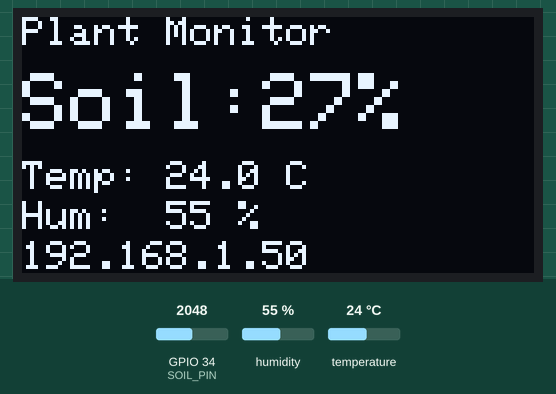
Bench run of a sketch on a simulated ESP32-C6. Parts: 128×64 one-colour display. The test bench sets the inputs (shaded band); at power-on: humidity 55 %, GPIO 34 (SOIL_PIN) = 2048, temperature 24 °C (analog values on the 0–4095 scale). WiFi joins after 1.5 s; servers stay silent unless stated; what the sketch prints to the serial monitor is not drawn.

Above: at 3.3 s.
3.4 s: humidity set to 22 %
At 5.4 s:
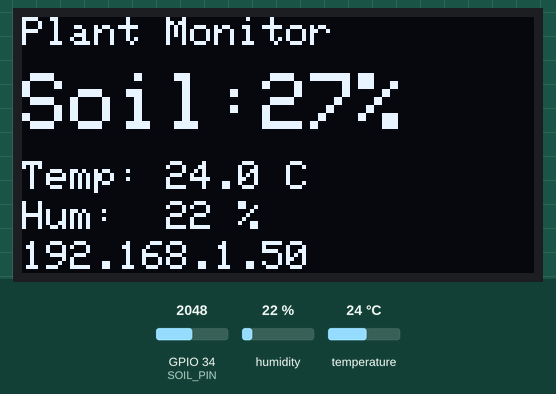
5.7 s: GPIO 34 (SOIL_PIN) set to 1960
At 7.4 s:
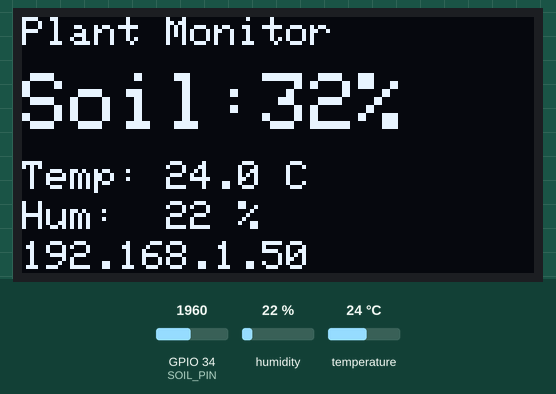
7.7 s: temperature set to 12 °C
At 8.7 s:
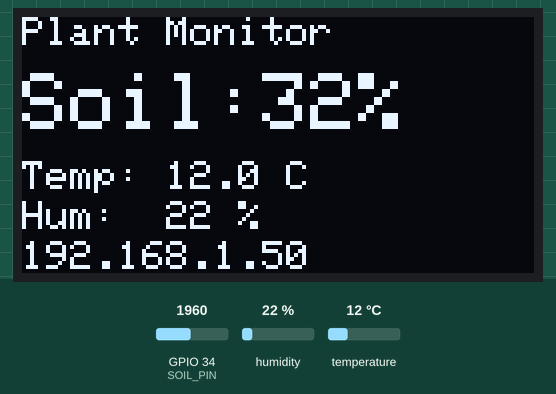
9.7 s: GPIO 34 (SOIL_PIN) set to 2040
At 10.6 s:
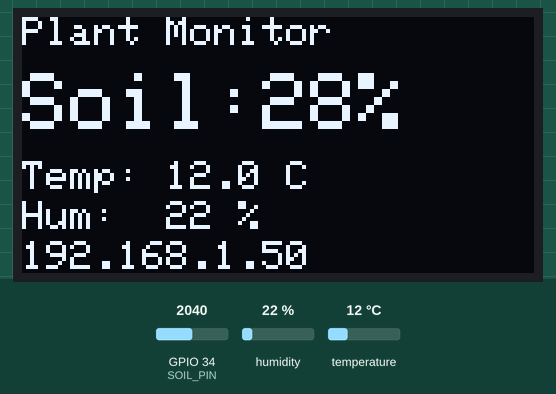
11.7 s: humidity set to 40 %
At 13.0 s:
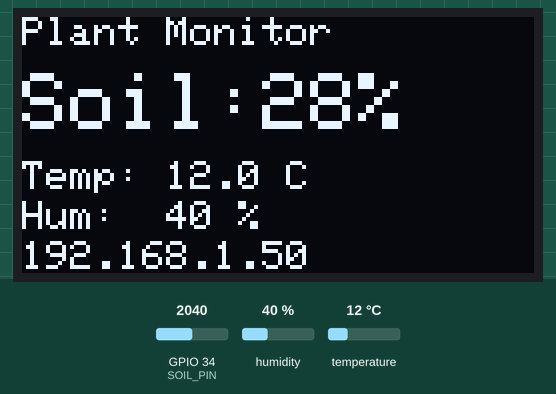
13.7 s: GPIO 34 (SOIL_PIN) set to 2047
At 14.9 s:
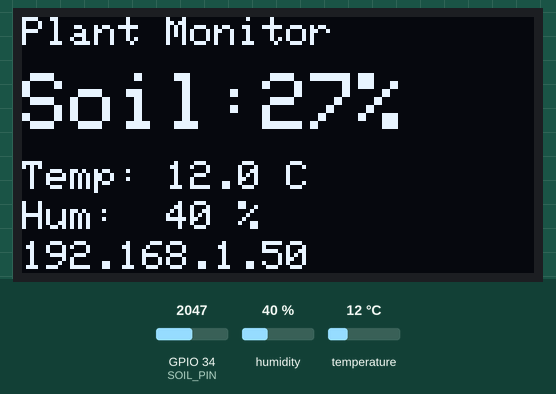
Timing chart, 0 to 16.7 s (numbered marks = the images above; inputs shaded):
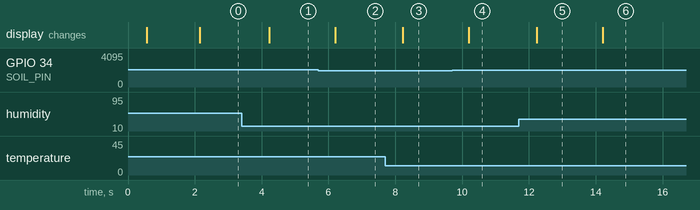

The sketch:

plant_monitor.ino
```cpp
/*
  Smart Plant Monitor - ESP32-C5
  Reads: capacitive soil moisture + DHT11 (temp/humidity)
  Shows: 0.96" SSD1306 OLED + a web page you can open on your phone

  Libraries needed: Adafruit SSD1306, Adafruit GFX, DHT sensor library
*/

#include <WiFi.h>
#include <WebServer.h>
#include <Wire.h>
#include <Adafruit_GFX.h>
#include <Adafruit_SSD1306.h>
#include "DHT.h"

// ================== EDIT THESE ==================
const char* WIFI_SSID = "Ali Mansion";
const char* WIFI_PASS = "grumpycrown";

// Pins for a classic 30-pin ESP32 DevKit (silkscreen labels D34, D4, D21, D22)
#define SOIL_PIN 34  // ADC1, input-only: ideal for the soil sensor
#define DHT_PIN  4
#define SDA_PIN  21
#define SCL_PIN  22

// Soil calibration (see Serial Monitor for raw readings)
// SOIL_DRY = raw value with sensor in open air
// SOIL_WET = raw value with sensor tip in a glass of water
#define SOIL_DRY 2515
#define SOIL_WET 830
// ================================================

#define DHT_TYPE DHT11
#define SCREEN_WIDTH 128
#define SCREEN_HEIGHT 64
#define OLED_ADDR 0x3C

DHT dht(DHT_PIN, DHT_TYPE);
Adafruit_SSD1306 display(SCREEN_WIDTH, SCREEN_HEIGHT, &Wire, -1);
WebServer server(80);

float temperature = NAN;
float humidity = NAN;
int soilRaw = 0;
int soilPercent = 0;
bool oledOk = false;
unsigned long lastRead = 0;

// ---------- Web page ----------
const char PAGE[] PROGMEM = R"rawliteral(
<!DOCTYPE html><html><head>
<meta name="viewport" content="width=device-width, initial-scale=1">
   <meta charset="UTF-8">
<title>Plant Monitor</title>
<style>
  body{font-family:sans-serif;background:#eef5ee;text-align:center;margin:0;padding:20px}
  h1{color:#2e7d32}
  .card{background:#fff;border-radius:16px;padding:18px;margin:14px auto;max-width:320px;
        box-shadow:0 2px 8px rgba(0,0,0,.12)}
  .val{font-size:2.6em;font-weight:bold;color:#333}
  .lbl{color:#777}
  .bar{height:14px;background:#ddd;border-radius:7px;overflow:hidden;margin-top:10px}
  .fill{height:100%;background:#2196f3;width:0%;transition:width .5s}
</style></head><body>
<h1>🌱 Plant Monitor</h1>
<div class="card"><div class="lbl">Soil moisture</div>
  <div class="val" id="soil">--</div>
  <div class="bar"><div class="fill" id="fill"></div></div>
  <div class="lbl" id="status"></div></div>
<div class="card"><div class="lbl">Temperature</div><div class="val" id="temp">--</div></div>
<div class="card"><div class="lbl">Humidity</div><div class="val" id="hum">--</div></div>
<script>
async function update(){
  try{
    const r = await fetch('/data'); const d = await r.json();
    document.getElementById('soil').textContent = d.soil + '%';
    document.getElementById('fill').style.width = d.soil + '%';
    document.getElementById('temp').textContent = d.temp === null ? '--' : d.temp.toFixed(1) + ' °C';
    document.getElementById('hum').textContent = d.hum === null ? '--' : d.hum.toFixed(0) + ' %';
    document.getElementById('status').textContent =
      d.soil < 30 ? '🌵 Needs water!' : (d.soil > 75 ? '💧 Very wet' : '✅ Happy plant');
  }catch(e){}
}
update(); setInterval(update, 3000);
</script></body></html>
)rawliteral";

void handleRoot() {
     server.send_P(200, "text/html; charset=utf-8", PAGE);
}

void handleData() {
  String json = "{";
  json += "\"soil\":" + String(soilPercent) + ",";
  json += "\"raw\":" + String(soilRaw) + ",";
  json += "\"temp\":" + (isnan(temperature) ? String("null") : String(temperature, 1)) + ",";
  json += "\"hum\":" + (isnan(humidity) ? String("null") : String(humidity, 0));
  json += "}";
  server.send(200, "application/json", json);
}

// ---------- Sensors ----------
int readSoilRaw() {
  long sum = 0;
  for (int i = 0; i < 16; i++) {
    sum += analogRead(SOIL_PIN);
    delay(2);
  }
  return sum / 16;
}

void readSensors() {
  soilRaw = readSoilRaw();
  // Capacitive sensor: HIGH raw = dry, LOW raw = wet
  soilPercent = map(soilRaw, SOIL_DRY, SOIL_WET, 0, 100);
  soilPercent = constrain(soilPercent, 0, 100);

  float t = dht.readTemperature();
  float h = dht.readHumidity();
  if (!isnan(t)) temperature = t;
  if (!isnan(h)) humidity = h;

  Serial.printf("Soil raw: %d (%d%%) | Temp: %.1f C | Hum: %.0f %%\n",
                soilRaw, soilPercent, temperature, humidity);
}

// ---------- Display ----------
void drawDisplay() {
  if (!oledOk) return;
  display.clearDisplay();
  display.setTextColor(SSD1306_WHITE);

  display.setTextSize(1);
  display.setCursor(0, 0);
  display.print("Plant Monitor");

  display.setTextSize(2);
  display.setCursor(0, 14);
  display.printf("Soil:%d%%", soilPercent);

  display.setTextSize(1);
  display.setCursor(0, 36);
  if (isnan(temperature)) display.print("Temp: --");
  else display.printf("Temp: %.1f C", temperature);

  display.setCursor(0, 46);
  if (isnan(humidity)) display.print("Hum:  --");
  else display.printf("Hum:  %.0f %%", humidity);

  display.setCursor(0, 56);
  if (WiFi.status() == WL_CONNECTED) display.print(WiFi.localIP());
  else display.print("No WiFi");

  display.display();
}

// ---------- Setup / Loop ----------
void setup() {
  Serial.begin(115200);
  delay(500);

  analogReadResolution(12);  // 0-4095

  Wire.begin(SDA_PIN, SCL_PIN);
  oledOk = display.begin(SSD1306_SWITCHCAPVCC, OLED_ADDR);
  if (!oledOk) Serial.println("OLED not found - check wiring/address");

  dht.begin();

  if (oledOk) {
    display.clearDisplay();
    display.setTextSize(1);
    display.setTextColor(SSD1306_WHITE);
    display.setCursor(0, 0);
    display.println("Connecting WiFi...");
    display.display();
  }

  WiFi.mode(WIFI_STA);
  WiFi.begin(WIFI_SSID, WIFI_PASS);
  unsigned long start = millis();
  while (WiFi.status() != WL_CONNECTED && millis() - start < 20000) {
    delay(500);
    Serial.print(".");
  }
  Serial.println();

  if (WiFi.status() == WL_CONNECTED) {
    Serial.print("Open this on your phone: http://");
    Serial.println(WiFi.localIP());
  } else {
    Serial.println("WiFi failed - check name/password");
  }

  server.on("/", handleRoot);
  server.on("/data", handleData);
  server.begin();

  readSensors();
  drawDisplay();
}

void loop() {
  server.handleClient();

  // DHT11 can only be read about once per second; every 2s is safe
  if (millis() - lastRead >= 2000) {
    lastRead = millis();
    readSensors();
    drawDisplay();
  }
}
```

Measured:
- after the input at 3.4 s, the display: changes after 0.83 s (image 1)
- after the input at 5.7 s, the display: changes after 0.50 s (image 2)
- after the input at 7.7 s, the display: changes after 0.53 s (image 3)
- after the input at 9.7 s, the display: changes after 0.50 s (image 4)
- after the input at 11.7 s, the display: changes after 0.53 s (image 5)
- after the input at 13.7 s, the display: changes after 0.50 s (image 6)
